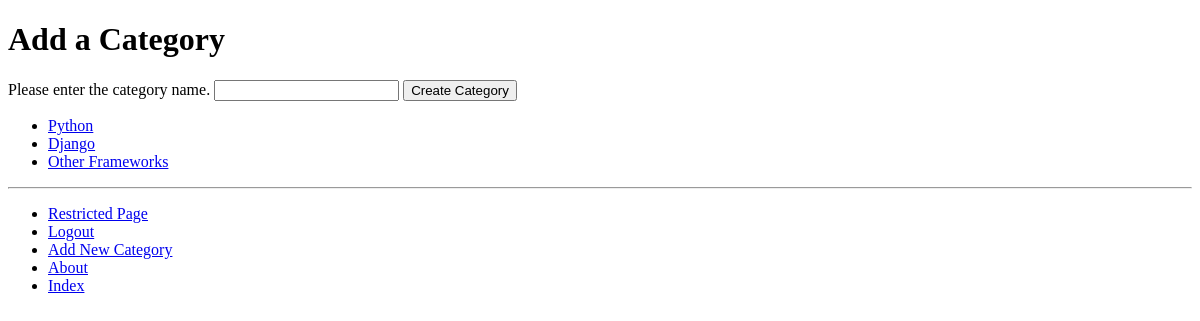
Before: /rango/add_category/ (signed in) with the older database file.
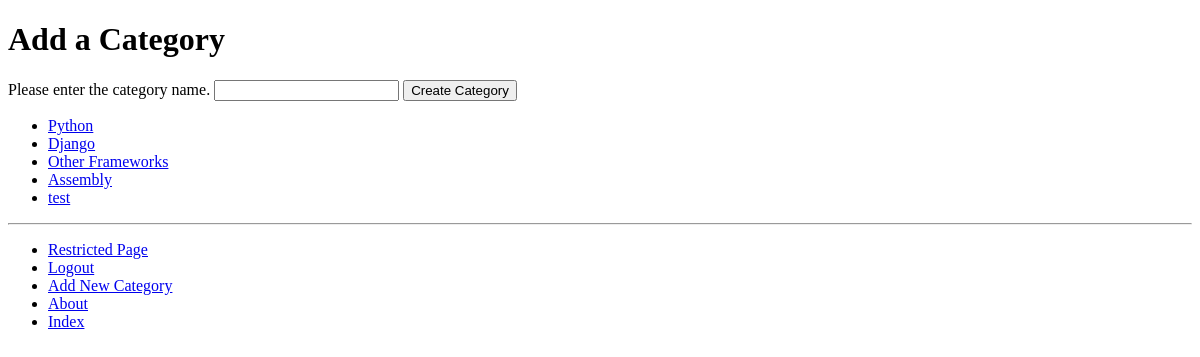
After: the same page with the newer database file.
### rango/models.py (models this page shows, shortened)
class Category(models.Model):
    NAME_MAX_LENGTH = 128
    name = models.CharField(max_length=NAME_MAX_LENGTH, unique=True)
    views = models.IntegerField(default=0)
    likes = models.IntegerField(default=0)
    slug = models.SlugField(unique=True)
    class Meta:
        verbose_name_plural = 'categories'

### rango/views.py (the view, shortened to what this page needs)
# urls.py: path('add_category/', views.add_category, name='add_category'),
@login_required
def add_category(request):
    form = CategoryForm()
    return render(request, 'rango/add_category.html', {'form': form})

### rango/forms.py
class CategoryForm(forms.ModelForm):
    name = forms.CharField(max_length=128,
                           help_text="Please enter the category name.")
    views = forms.IntegerField(widget=forms.HiddenInput(), initial=0)
    likes = forms.IntegerField(widget=forms.HiddenInput(), initial=0)
    slug = forms.CharField(widget=forms.HiddenInput(), required=False)
    class Meta:
        model = Category
        fields = ('name',)

### rango/templatetags/rango_template_tags.py (called while the page is built)
@register.inclusion_tag('rango/categories.html')
def get_category_list(current_category=None):
    return {'categories': Category.objects.all(), 'current-category': current_category}

### templates/rango/add_category.html (shortened to what this page needs)
{% extends 'rango/base.html' %}
{% load staticfiles %}
{% block body_block %}
    <h1>Add a Category</h1>
<div>
    <form id="category_form" method="post" action="/rango/add_category/">
        {% for field in form.visible_fields %}
            {{ field.help_text }}
            {{ field }}
        {% endfor %}
        <input type="submit" name="submit" value="Create Category" />
    </form>
</div>
{% endblock %}

### templates/rango/categories.html
<ul>
    {% for c in categories %}
        {% if c == current_category %}
            <li>
                <string>
                    <a href="'{% url 'rango:show_category' c.slug %}">{{ c.name }}</a>
                </string>
            </li>
        {% else %}
            <li>
                <a href="'{% url 'rango:show_category' c.slug %}">{{ c.name }}</a>
            </li>
        {% endif %}
    {% endfor %}
</ul>

Changed rows visible on the page:
added Category: name "Assembly"
added Category: name "test"
